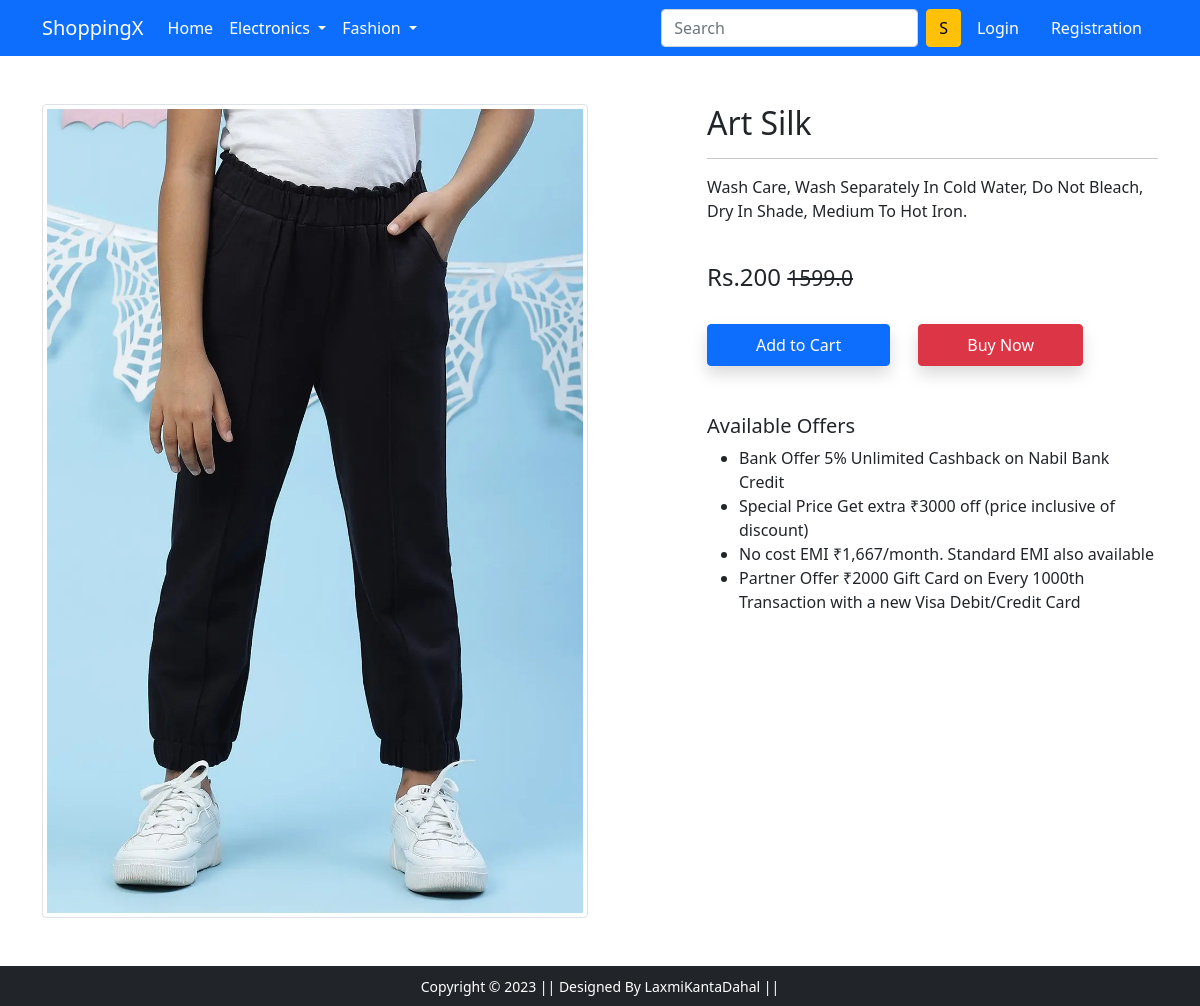
Screenshot of /product-detail/2 with the database file from the repository.
### app/models.py (models this page shows, shortened)
class Product(models.Model):
    title=models.CharField(max_length=100)
    selling_price=models.FloatField()
    discounted_price=models.IntegerField()
    description=models.TextField(blank=True)
    brand=models.CharField(max_length=100)
    category=models.CharField(choices=CATEGORY_CHOICES,max_length=2)
    product_img=models.ImageField(upload_to='productimg')

### app/views.py (the view)
# urls.py: path('product-detail/<int:pk>', views.ProductDetailView.as_view(), name='product-detail'),
class ProductDetailView(View):
    def get(self,request,pk):
        product=Product.objects.get(pk=pk)
        return render(request,'app/productdetail.html',{'product':product})

### app/templates/app/productdetail.html (shortened to what this page needs)
{% extends 'app/base.html' %}
{% load static %}
{% block main-content %}
<div class="container my-5">
 <div class="row">
  <div class="col-sm-6 text-center align-self-center">
   <img src="{{ product.product_img.url }}" alt="" class="img-fluid img-thumbnail">
  </div>
  <div class="col-sm-5 offset-sm-1">
   <h2>{{product.title}}</h2>
   <hr>
   <p>{{product.description}}</p> <br>
   <h4>Rs.{{product.discounted_price}} <small class="fw-light text-decoration-line-through"> {{product.selling_price}}</small></h4> <br>
   <a href="{% url 'add-to-cart' %}" class="btn btn-primary shadow px-5 py-2">Add to Cart</a>
   <a href="{% url 'buy-now' %}" class="btn btn-danger shadow px-5 py-2 ms-4">Buy Now</a>
   <h5 class="mt-5">Available Offers</h5>
   <ul>
    <li>Bank Offer 5% Unlimited Cashback on Nabil Bank Credit</li>
    <li>Special Price Get extra ₹3000 off (price inclusive of discount)</li>
    <li>No cost EMI ₹1,667/month. Standard EMI also available</li>
    <li>Partner Offer ₹2000 Gift Card on Every 1000th Transaction with a new Visa Debit/Credit Card</li>
   </ul>
  </div>
 </div>
</div>
{% endblock main-content %}

### rows the page displays
Product: product_img (picture), title "Art Silk", description "Wash Care, Wash Separately In Cold Water, Do Not Bleach, Dry In Shade, Medium To Hot Iron.", discounted_price "200", selling_price "1599.0"
